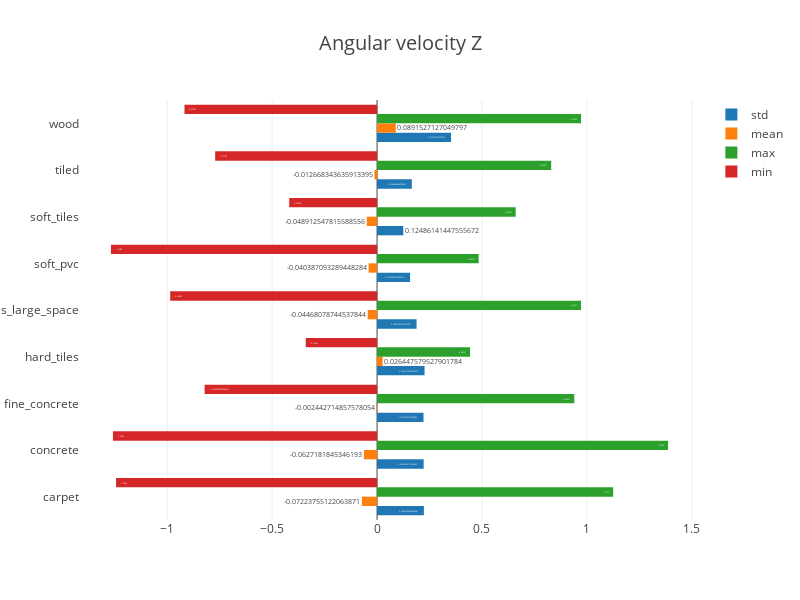

Notebook code cell kept with this figure:
### Code cell
angular_velocity_Z = metrics.angular_velocity_Z
angular_velocity_Z['surface'] = surfaces

data = []

for m in metrics_name:
    data.append(bars(angular_velocity_Z, m, 'surface'))

layout = go.Layout(
    title='Angular velocity Z',
    titlefont=dict(size=20),
    width=800,
    height=600
)

fig = go.Figure(data=data, layout=layout)

iplot(fig)

### Figure 1 — Plotly figure (JSON) as saved in the notebook; plotly's stock layout.template omitted (floating-point values rounded to 4 significant figures)
{"data": [{"name": "std", "orientation": "h", "text": [0.2232, 0.2221, 0.2213, 0.2263, 0.1883, 0.1573, 0.1249, 0.1656, 0.3527], "type": "bar", "uid": "5da6cfee-852a-4a76-8b6a-1196abbbe579", "x": [0.2232, 0.2221, 0.2213, 0.2263, 0.1883, 0.1573, 0.1249, 0.1656, 0.3527], "y": ["carpet", "concrete", "fine_concrete", "hard_tiles", "hard_tiles_large_space", "soft_pvc", "soft_tiles", "tiled", "wood"]}, {"name": "mean", "orientation": "h", "text": [-0.07224, -0.06272, -0.002443, 0.02645, -0.04468, -0.04039, -0.04891, -0.01267, 0.08915], "type": "bar", "uid": "f0fd338d-6d5c-4245-98c6-effe47623aa5", "x": [-0.07224, -0.06272, -0.002443, 0.02645, -0.04468, -0.04039, -0.04891, -0.01267, 0.08915], "y": ["carpet", "concrete", "fine_concrete", "hard_tiles", "hard_tiles_large_space", "soft_pvc", "soft_tiles", "tiled", "wood"]}, {"name": "max", "orientation": "h", "text": [1.126, 1.387, 0.9402, 0.4435, 0.9722, 0.4841, 0.6608, 0.8301, 0.9724], "type": "bar", "uid": "c40e0453-3d9e-45b2-b67e-61b9f9ca92bb", "x": [1.126, 1.387, 0.9402, 0.4435, 0.9722, 0.4841, 0.6608, 0.8301, 0.9724], "y": ["carpet", "concrete", "fine_concrete", "hard_tiles", "hard_tiles_large_space", "soft_pvc", "soft_tiles", "tiled", "wood"]}, {"name": "min", "orientation": "h", "text": [-1.244, -1.259, -0.8223, -0.3399, -0.9864, -1.269, -0.4188, -0.7719, -0.9182], "type": "bar", "uid": "b6943c78-30fa-4031-8b31-6c9528b3ea19", "x": [-1.244, -1.259, -0.8223, -0.3399, -0.9864, -1.269, -0.4188, -0.7719, -0.9182], "y": ["carpet", "concrete", "fine_concrete", "hard_tiles", "hard_tiles_large_space", "soft_pvc", "soft_tiles", "tiled", "wood"]}], "layout": {"height": 600, "title": {"font": {"size": 20}, "text": "Angular velocity Z"}, "width": 800}}
